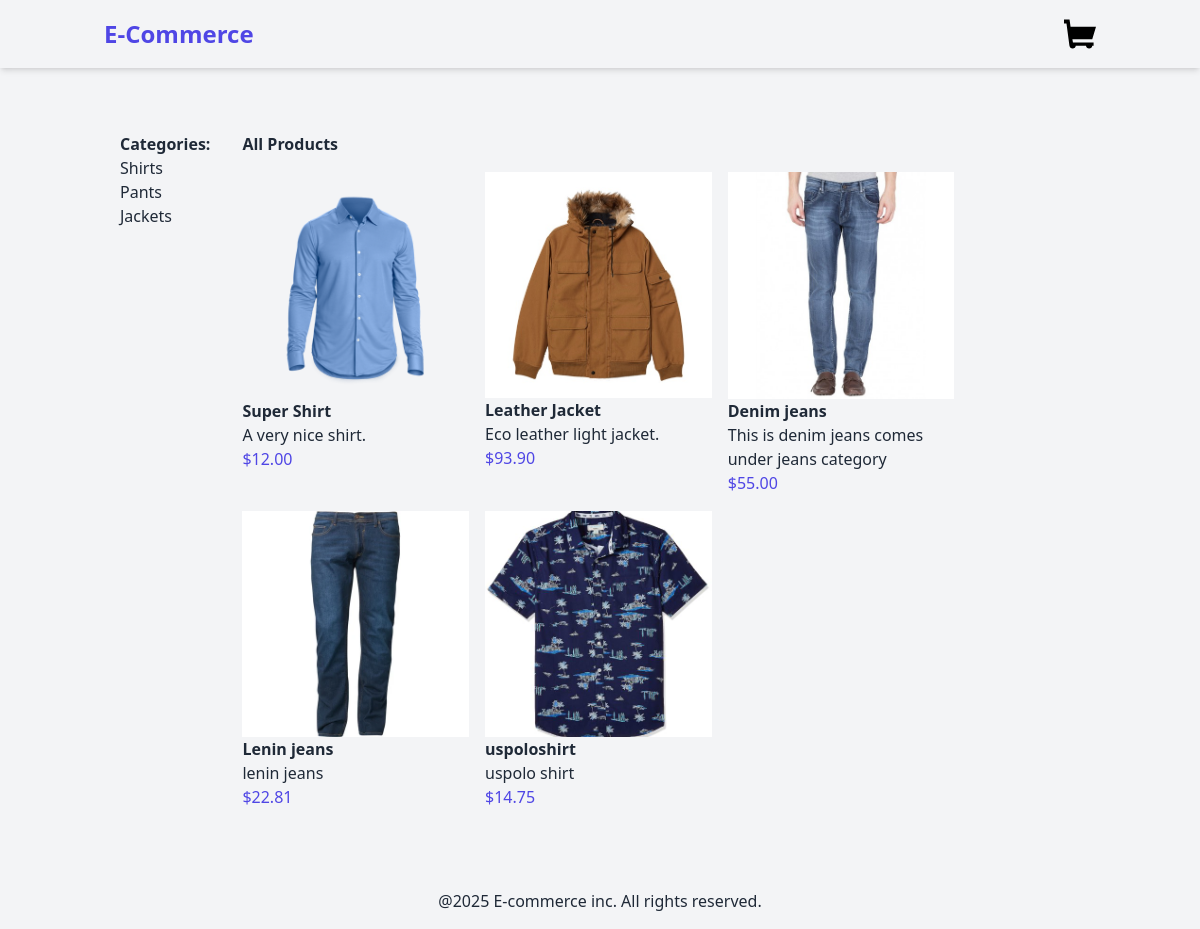
The page / on the database its author committed.
### product/models.py (models this page shows, shortened)
class Category(models.Model):
    name    =   models.CharField(max_length=250)
    slug    =   models.SlugField(unique=True)
    class Meta:
        verbose_name_plural = "categories"

class Product(models.Model):
    category    =   models.ForeignKey(Category,on_delete=models.CASCADE)
    name        =   models.CharField(max_length=250)
    slug        =   models.SlugField(max_length=250)
    description =   models.TextField(blank=True)
    price       =   models.DecimalField(max_digits=10,decimal_places=2)
    available   =   models.BooleanField(default=True)
    created     =   models.DateTimeField(auto_now_add=True)
    updated     =   models.DateTimeField(auto_now=True)
    image       =   models.ImageField(upload_to='media/images',blank=True,null=True)

### product/views.py (the view)
# urls.py: path('',views.product_list,name='product_list'),
def product_list(request,category_slug=None):
    category = None
    products = Product.objects.filter(available=True)
    categories = Category.objects.all()
    if category_slug:
        category = get_object_or_404(Category,slug=category_slug)
        products = products.filter(category=category)
    context ={
        'category':category,
        'products':products,
        'categories':categories,
    }
    return render(request,'products/product/list.html',context)

### product/templates/products/product/list.html (shortened to what this page needs)
{% extends "base.html" %}
{% load static %}
{% block content %}
<div class="container mx-auto p-4 flex">
    <aside class="1/4 p-4">
        <h2 class="font-bold">Categories:</h2>
        <ul>
            {% for category in categories %}
            <li>
                <a href="{% url 'product_list_by_category' category.slug  %}">{{ category.name }}</a>
            </li>
            {% endfor %}
        </ul>
    </aside>
    <main class="w-3/4 p-4">
        {% if category %}
            <h2 class="font-bold mb-4">{{ category.name }}</h2>
        {% else %}
            <h2 class="font-bold mb-4">All Products</h2>
        {% endif %}
        <div class="grid grid-cols-3 gap-4">
            {% for product in products %}
            <a href="{% url 'product_detail' product.id product.slug %}">
            <div>
                {% if product.image %}
                <img src="{{ product.image.url }}" alt="{{ product.name}}">
                {% else %}
                <p>This image is not available </p>
                {% endif %}
                <h3 class="font-semibold">{{ product.name }}</h3>
                <p>{{ product.description }}</p>
                <p class="text-indigo-600">${{ product.price }}</p>
            </div>
            </a>
            {% endfor %}
        </div>
    </main>
</div>
 {% endblock %}

### templates/base.html (shortened to what this page needs)
<!DOCTYPE html>
<html lang="en">
<head>
    {% load static %}
    <link rel="stylesheet" href="{% static 'dist/styles.css' %}">
</head>
<body class="bg-gray-100 text-gray-800 flex flex-col min-h-screen ">
    <header class="shadow-md">
        {% include 'includes/nav.html' %}
    </header>
    <main class="container mx-auto py-8 flex-grow ">
        {% block content %}{% endblock %}
    </main>
    <footer>
        <div class="container mx-auto p-4 text-center ">
            <p>@2025 E-commerce inc. All rights reserved.</p>
        </div>
    </footer>
</body>
</html>

### templates/includes/nav.html (shortened to what this page needs)
<nav class="container mx-auto p-4 flex justify-between items-center ">
    <a href="/" class="text-2xl font-bold text-indigo-600">E-Commerce</a>
    <a href="{% url 'cart_detail' %}" class="">
    </a>
</nav>

### rows shown on the page
Category: name "Shirts"
Category: name "Pants"
Category: name "Jackets"
Product: image (picture), name "Super Shirt", description "A very nice shirt.", price "12.00"
Product: image (picture), name "Leather Jacket", description "Eco leather light jacket.", price "93.90"
Product: image (picture), name "Denim jeans", description "This is denim jeans comes under jeans category", price "55.00"
Product: image (picture), name "Lenin jeans", description "lenin jeans", price "22.81"
Product: image (picture), name "uspoloshirt", description "uspolo shirt", price "14.75"
